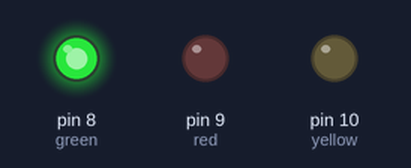
Simulated run of this sketch. Board: Arduino Uno, built with avr-gcc and run on an emulated ATmega328P. Shown: output pins drawn as LEDs (lit = HIGH).

Above: at 2.5 s.
At 6.5 s:
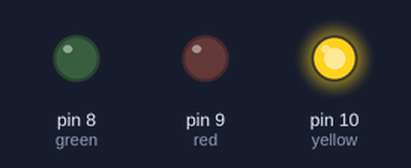
At 10.5 s:
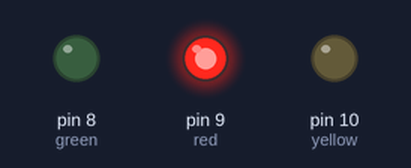
Timing chart, 0 to 16.9 s (numbered marks = the images above):
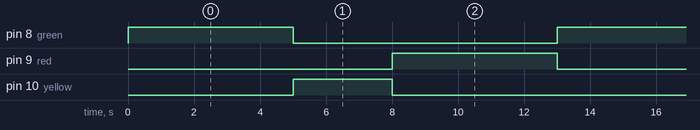

Measured:
- by itself, pin 8 (green), pin 9 (red): alternates HIGH for 5.0 s and LOW for 8.0 s
- by itself, pin 10 (yellow): alternates HIGH for 3.0 s and LOW for 10.0 s
- by itself, everything shown: repeats every 13.0 s, in 3 steps

The sketch:

trafficLight_Project.ino
```cpp
enum State{
  GREEN,
  YELLOW,
  RED,
};
const int green = 8;
const int red = 9;
const int yellow = 10;
State currentState = GREEN;
unsigned long previousMillis = 0;
const unsigned long interval = 5000;


void setup() {
  // put your setup code here, to run once:
  pinMode(green,OUTPUT);
  pinMode(red,OUTPUT);
  pinMode(yellow,OUTPUT);

}

void loop() {
  // put your main code here, to run repeatedly:
  switch(currentState){
    case GREEN: if(millis() - previousMillis > interval){
    previousMillis = millis();
    currentState = YELLOW;
  }break;
  case YELLOW: if(millis() - previousMillis > 3000)
  {
    previousMillis = millis();
    currentState = RED;
  }break;
  case RED: if(millis() - previousMillis > interval){
    previousMillis = millis();
    currentState = GREEN;
  }break;
  }


switch(currentState){
  case GREEN:
        digitalWrite(red,LOW);
        digitalWrite(green,HIGH);break;
  case YELLOW:
        digitalWrite(green,LOW);
        digitalWrite(yellow,HIGH);break;
  case RED:
        digitalWrite(yellow,LOW);
        digitalWrite(red,HIGH);break;
}
}
```
